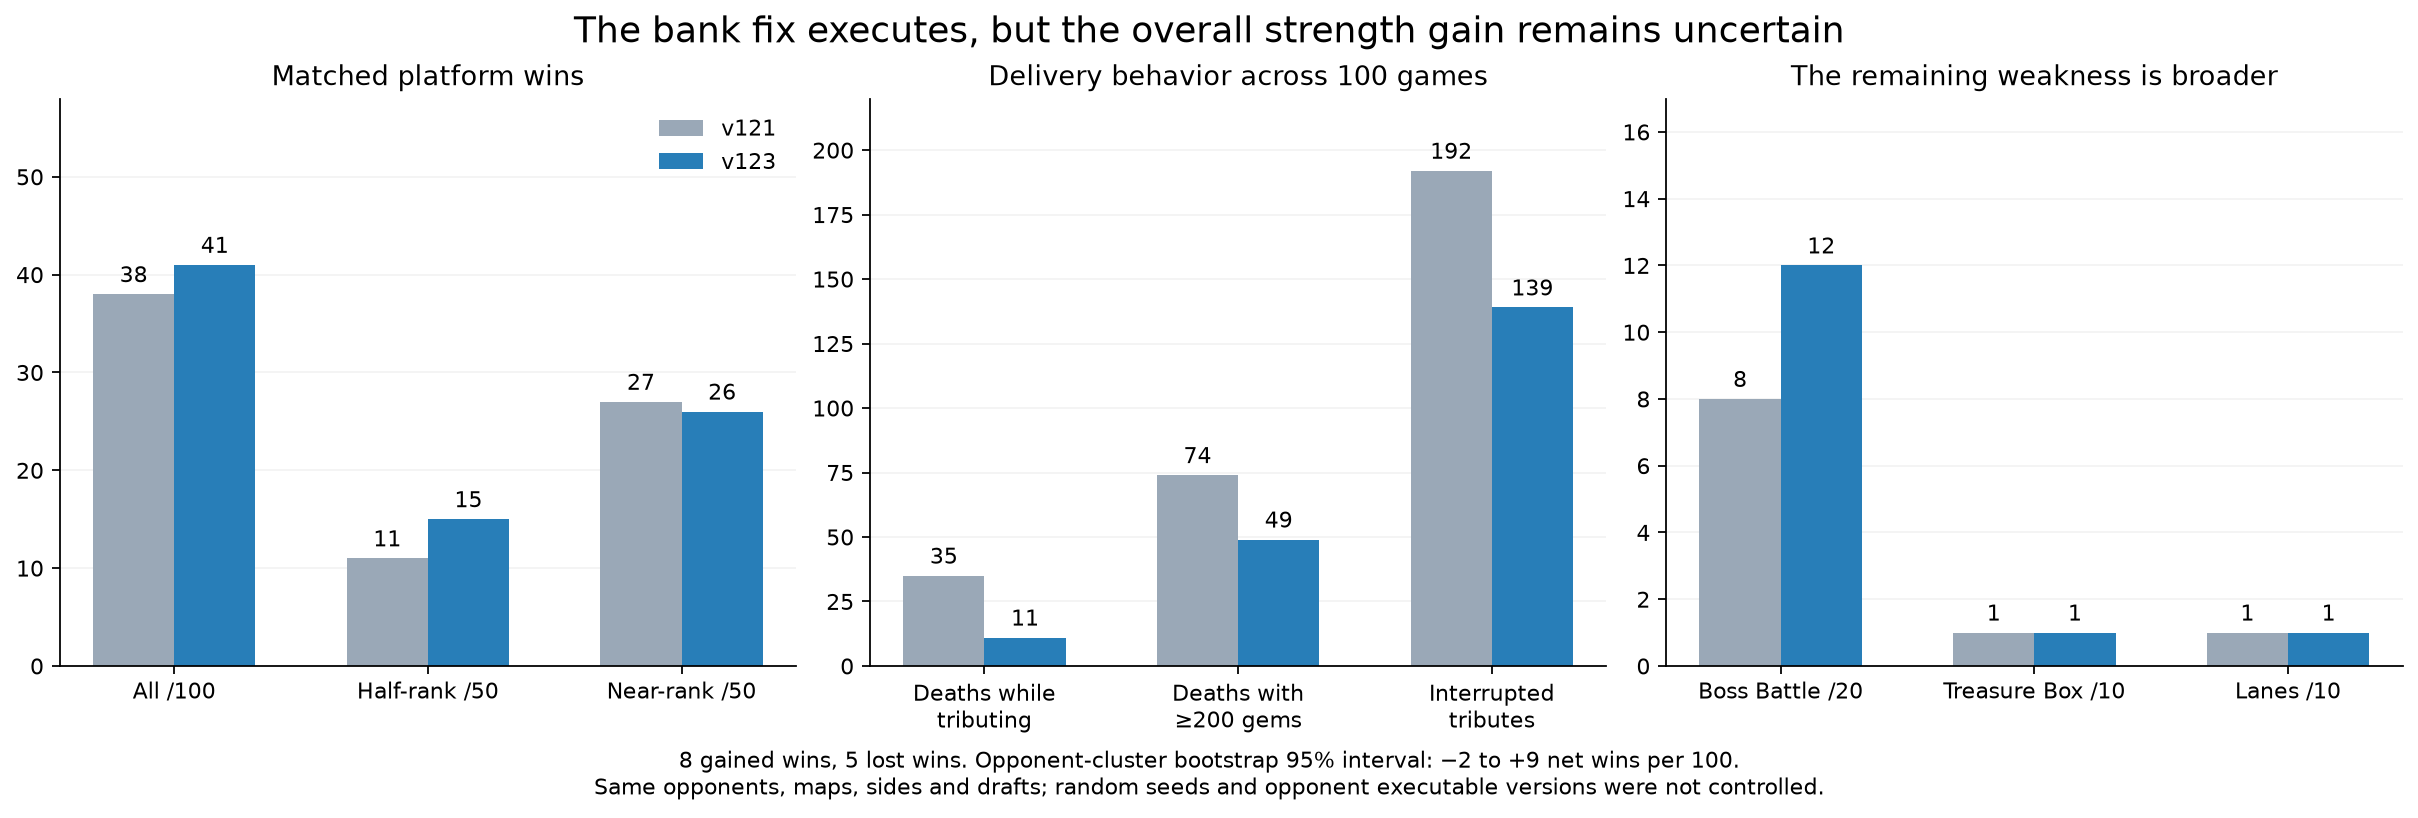

The Python source for this figure:
from pathlib import Path
import json,os,numpy as np
D=Path(__file__).resolve().parent;os.environ['MPLCONFIGDIR']=str(D/'.mpl')
import matplotlib;matplotlib.use('Agg')
import matplotlib.pyplot as plt
P=D/'paired_c2';cmp=json.loads((P/'comparison.json').read_text());A,B=[sum([json.loads(p.read_text()) for p in (P/a).glob('bank_audit_?.json')],[]) for a in ['control','candidate']]
fig,ax=plt.subplots(1,3,figsize=(15,5),layout='constrained');x=np.arange(3);w=.32
for off,label,col,k in [(-w/2,'v121','#9aa8b7','baselineWins'),(w/2,'v123','#287eb8','candidateWins')]:
 vals=[cmp[p][k] for p in ['all','strong','near']];bars=ax[0].bar(x+off,vals,w,label=label,color=col);ax[0].bar_label(bars,padding=3)
ax[0].set(xticks=x,xticklabels=['All /100','Half-rank /50','Near-rank /50'],ylim=(0,58),title='Matched platform wins');ax[0].legend(frameon=False)
keys=['channelDeaths','largeBagDeaths','interrupted'];xs=np.arange(3)
for off,label,col,rs in [(-w/2,'v121','#9aa8b7',A),(w/2,'v123','#287eb8',B)]:
 vals=[sum(r[k] for r in rs) for k in keys];bars=ax[1].bar(xs+off,vals,w,label=label,color=col);ax[1].bar_label(bars,padding=3)
ax[1].set(xticks=xs,xticklabels=['Deaths while\ntributing','Deaths with\n≥200 gems','Interrupted\ntributes'],ylim=(0,220),title='Delivery behavior across 100 games')
maps=['01boss_battle','02treasure_box','00lanes'];xs=np.arange(3)
for off,label,col,k in [(-w/2,'v121','#9aa8b7','baselineWins'),(w/2,'v123','#287eb8','candidateWins')]:
 vals=[cmp['maps'][m][k] for m in maps];bars=ax[2].bar(xs+off,vals,w,label=label,color=col);ax[2].bar_label(bars,padding=3)
ax[2].set(xticks=xs,xticklabels=['Boss Battle /20','Treasure Box /10','Lanes /10'],ylim=(0,17),title='The remaining weakness is broader')
for a in ax:a.spines[['top','right']].set_visible(False);a.grid(axis='y',alpha=.15);a.set_axisbelow(True)
fig.suptitle('The bank fix executes, but the overall strength gain remains uncertain',fontsize=16)
fig.supxlabel('8 gained wins, 5 lost wins. Opponent-cluster bootstrap 95% interval: −2 to +9 net wins per 100.\nSame opponents, maps, sides and drafts; random seeds and opponent executable versions were not controlled.',fontsize=10)
fig.savefig(D/'findings.png',dpi=160,bbox_inches='tight');fig.savefig(D/'findings.svg',bbox_inches='tight')
print(D/'findings.png')
